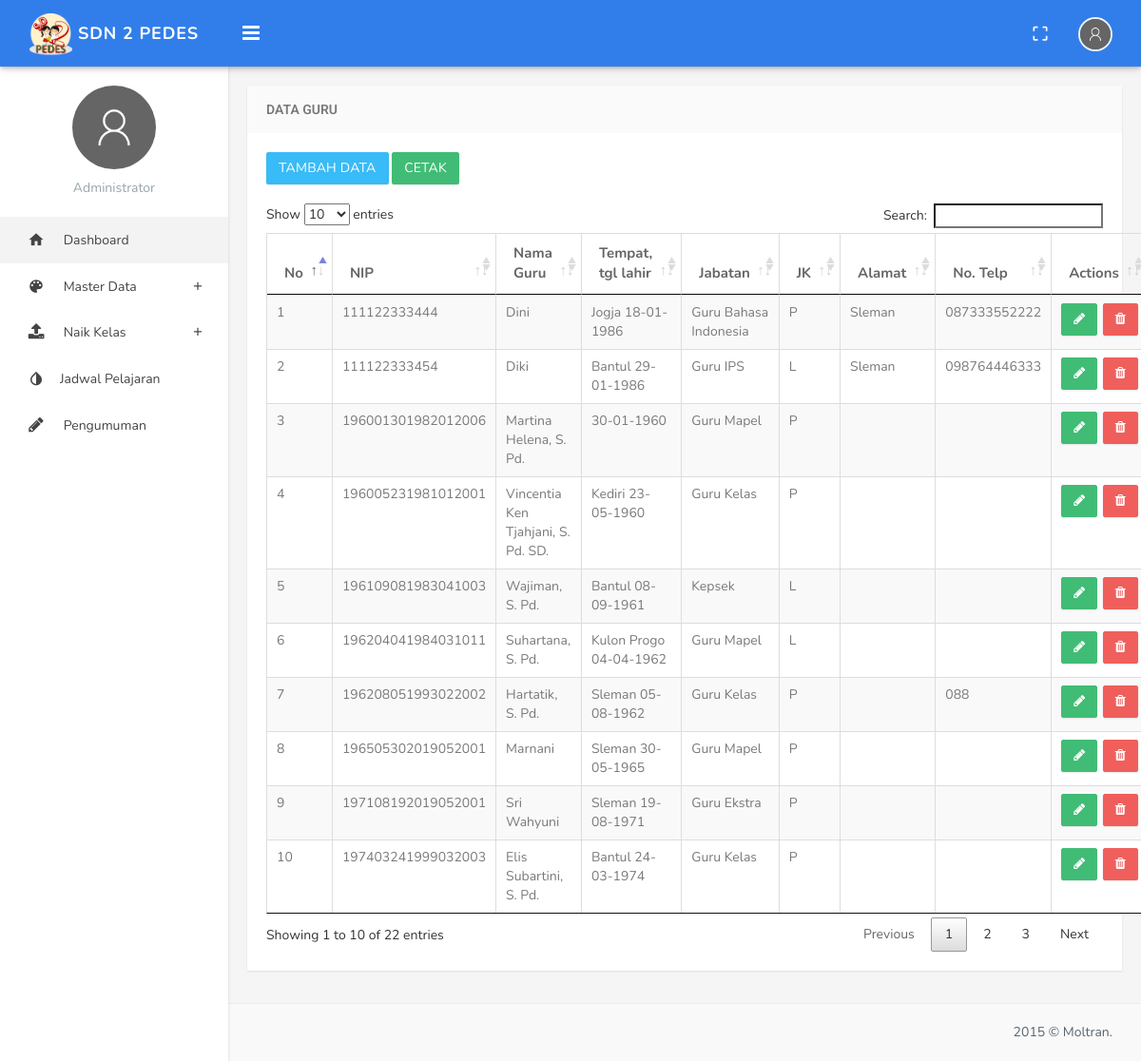
The app's page /index.php/admin/lihatdata/guru with its own data.
### tables this page shows
CREATE TABLE `guru` (
  `NIP` varchar(20) NOT NULL,
  `nama` varchar(50) NOT NULL,
  `ttl` varchar(225) NOT NULL,
  `jabatan` varchar(120) NOT NULL,
  `jk` enum('L','P') NOT NULL,
  `agama` varchar(20) NOT NULL,
  `warganegara` varchar(20) NOT NULL,
  `nope` varchar(15) NOT NULL,
  `alamat` varchar(2000) NOT NULL
);

### application/controllers/admin/Lihatdata.php (called while the page is built, shortened)
<?php
class Lihatdata extends CI_Controller
{
	public function guru()
	{
		$data['guru'] = $this->db->get('guru')->result();
		$this->load->view('admin/lihatdata/guru/index',$data);
	}
}

### index.php (called while the page is built, shortened)
<?php
require_once BASEPATH.'core/CodeIgniter.php';

### application/views/admin/lihatdata/guru/index.php (the view, shortened to what this page needs)
<!DOCTYPE html>
<html>
<head>
</head>
<body class="fixed-left">
    <div id="wrapper">
        <div class="content-page">
            <div class="content">
                <div class="container">
                    <div class="row">
                        <div class="col-sm-12">
                            <div class="panel panel-default">
                                <div class="panel-heading"><h3 class="panel-title">Data Guru</h3></div>
                                <div class="panel-body">
                                    <a href="<?php echo site_url('admin/inputdata/inputguru');?>" class="btn btn-info" style="margin-bottom: 20px">TAMBAH DATA</a>
                                    <a href="<?=site_url('admin/lihatdata/cetakguru');?>" class="btn btn-success" style="margin-bottom: 20px" target="_blank">CETAK</a>
                                    <table class="datatables table table-bordered table-striped" >
                                     <thead>
                                        <tr>
                                            <th>No</th>
                                            <th>NIP</th>
                                            <th>Nama Guru</th>
                                            <th>Tempat, tgl lahir</th>
                                            <th>Jabatan</th>
                                            <th>JK</th>
                                            <th>Alamat</th>
                                            <th>No. Telp</th>
                                            <th>Actions</th></th>
                                        </tr>
                                    </thead>
                                    <tbody>
                                        <?php $nomor = 1; ?>
                                        <?php foreach($guru as $sw) : ?>
                                            <tr class="gradeX">
                                                <td><?= $nomor;?> </td>
                                                <?php $nomor++;?>
                                                <td><?= $sw->NIP; ?>
                                                </td>
                                                <td><?= $sw->nama; ?></td>
                                                <td><?= $sw->ttl; ?></td>
                                                <td><?= $sw->jabatan; ?></td>
                                                <td><?= $sw->jk; ?></td>
                                                <td><?= $sw->alamat; ?></td>
                                                <td><?= $sw->nope;?></td>
                                                <td class="actions">
                                                    <a class="btn btn-success" href="<?=site_url('admin/lihatdata/editguru/'.$sw->NIP);?>"><span class="fa fa-pencil" aria-hidden="true"></span></a>
                                                    <a class="btn btn-danger pull-right" href="<?=site_url('admin/lihatdata/destroyguru/'.$sw->NIP);?>"><span class="fa fa-trash" aria-hidden="true"></span></a>
                                                </td>
                                            </tr>
                                        <?php endforeach; ?>
                                    </tbody>
                                </table>
                            </div>
                        </div>
                    </div>
                </div>
            </div>
        </div>
        <footer class="footer text-right">
            2015 © Moltran.
        </footer>
    </div>
</div>
</body>
</html>

### assets/blue/css/style.css (style rules this page uses)
body { background: #f5f5f5; margin: 0; -webkit-text-size-adjust: 100%; font-family: 'Nunito', sans-serif; }
h1, h2, h3, h4, h5, h6 { margin: 10px 0; }
h3 { line-height: 30px; }
h1, h2, h3, h4, h5, h6 { font-family: 'Roboto', sans-serif; color: #505458; }
* { outline: none !important; }
.container { width: auto; }
.footer { color: #58666e; position: absolute; width: 100%; bottom: 0px; padding: 20px 30px; background-color: #f9f9f9; border-top: 1px solid rgba(0, 0, 0, 0.05); }
#wrapper { width: 100%; height: 100%; position: relative; overflow: hidden; }
.row { margin-right: -10px; margin-left: -10px; }
.col-lg-1, .col-lg-10, .col-lg-11, .col-lg-12, .col-lg-2, .col-lg-3, .col-lg-4, .col-lg-5, .col-lg-6, .col-lg-7, .col-lg-8, .col-lg-9, .col-md-1, .col-md-10, .col-md-11, .col-md-12, .col-md-2, .col-md-3, .col-md-4, .col-md-5, .col-md-6, .col-md-7, .col-md-8, .col-md-9, .col-sm-1, .col-sm-10, .col-sm-11, .col-sm-12, .col-sm-2, .col-sm-3, .col-sm-4, .col-sm-5, .col-sm-6, .col-sm-7, .col-sm-8, .col-sm-9, .col-xs-1, .col-xs-10, .col-xs-11, .col-xs-12, .col-xs-2, .col-xs-3, .col-xs-4, .col-xs-5, .col-xs-6, .col-xs-7, .col-xs-8, .col-xs-9 { padding-left: 10px; padding-right: 10px; }
.panel { border: none; border-radius: 0px; margin-bottom: 20px; -webkit-box-shadow: 0px 1px 2px 0px rgba(0,0,0,0.1); -moz-box-shadow: 0px 1px 2px 0px rgba(0,0,0,0.1); box-shadow: 0px 1px 2px 0px rgba(0,0,0,0.1); }
.panel .panel-body { padding: 20px; }
.panel-heading { border-radius: 0; border: none !important; padding: 10px 20px; }
.panel-default>.panel-heading { color: #797979; background-color: #fafafa; border-bottom: none; }
.panel-title { font-size: 14px; text-transform: uppercase; font-weight: 600; margin-bottom: 0; margin-top: 0; }
.btn { border-radius: 2px; font-family: 'Nunito', sans-serif; letter-spacing: 0.2px; opacity: 0.93; -webkit-box-shadow: 0px 1px 2px 0px rgba(0,0,0,0.1); -moz-box-shadow: 0px 1px 2px 0px rgba(0,0,0,0.1); box-shadow: 0px 1px 2px 0px rgba(0,0,0,0.1); }
.btn-primary,.btn-success,.btn-info,.btn-warning,.btn-danger,.btn-inverse,.btn-purple,.btn-pink { color: #FFFFFF !important; }
.btn-success,.btn-success:hover,.btn-success:focus,.btn-success:active, .btn-success.active, .btn-success.focus, .btn-success:active, .btn-success:focus, .btn-success:hover, .open>.dropdown-toggle.btn-success { background-color: #33b86c; border: 1px solid #33b86c; }
.btn-info,.btn-info:hover,.btn-info:focus,.btn-info:active, .btn-info.active, .btn-info.focus, .btn-info:active, .btn-info:focus, .btn-info:hover, .open>.dropdown-toggle.btn-info { background-color: #29b6f6; border: 1px solid #29b6f6; }
.btn-danger,.btn-danger:active,.btn-danger:focus,.btn-danger:hover, .btn-danger.active, .btn-danger.focus, .btn-danger:active, .btn-danger:focus, .btn-danger:hover, .open>.dropdown-toggle.btn-danger { background-color: #ef5350; border: 1px solid #ef5350; }
.content-page { margin-left: 240px; overflow: hidden; position: relative; min-height: 940px; }
.content-page > .content { margin-top: 70px; margin-bottom: 60px; padding: 20px 5px 15px 5px; position: relative; }
.table { margin-bottom: 10px; }
tbody { color: #797979; }
th { font-size: 15px; color: #666; }

### records on screen
guru: NIP "111122333444", nama "Dini", ttl "Jogja 18-01-1986", jabatan "Guru Bahasa Indonesia", jk "P", alamat "Sleman", nope "087333552222"
guru: NIP "111122333454", nama "Diki", ttl "Bantul 29-01-1986", jabatan "Guru IPS", jk "L", alamat "Sleman", nope "098764446333"
guru: NIP "196001301982012006", nama "Martina Helena, S. Pd.", ttl "30-01-1960", jabatan "Guru Mapel", jk "P"
guru: NIP "196005231981012001", nama "Vincentia Ken Tjahjani, S. Pd. SD.", ttl "Kediri 23-05-1960", jabatan "Guru Kelas", jk "P"
guru: NIP "196109081983041003", nama "Wajiman, S. Pd.", ttl "Bantul 08-09-1961", jabatan "Kepsek", jk "L"
guru: NIP "196204041984031011", nama "Suhartana, S. Pd.", ttl "Kulon Progo 04-04-1962", jabatan "Guru Mapel", jk "L"
guru: NIP "196208051993022002", nama "Hartatik, S. Pd.", ttl "Sleman 05-08-1962", jabatan "Guru Kelas", jk "P", nope "088"
guru: NIP "196505302019052001", nama "Marnani", ttl "Sleman 30-05-1965", jabatan "Guru Mapel", jk "P"
guru: NIP "197108192019052001", nama "Sri Wahyuni", ttl "Sleman 19-08-1971", jabatan "Guru Ekstra", jk "P"
guru: NIP "197403241999032003", nama "Elis Subartini, S. Pd.", ttl "Bantul 24-03-1974", jabatan "Guru Kelas", jk "P"
